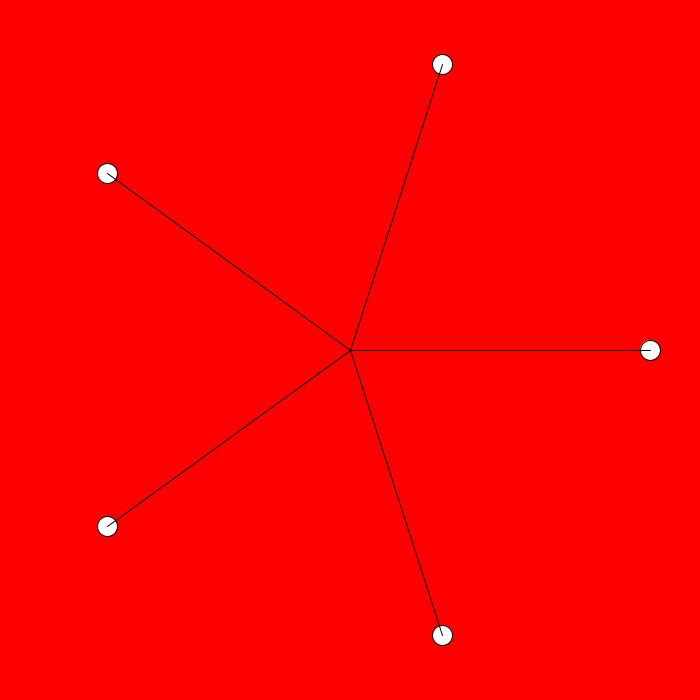
Frame 1 (no input)
Frame 60 (the mouse pressed at the canvas centre just before this capture): identical to frame 1, image omitted
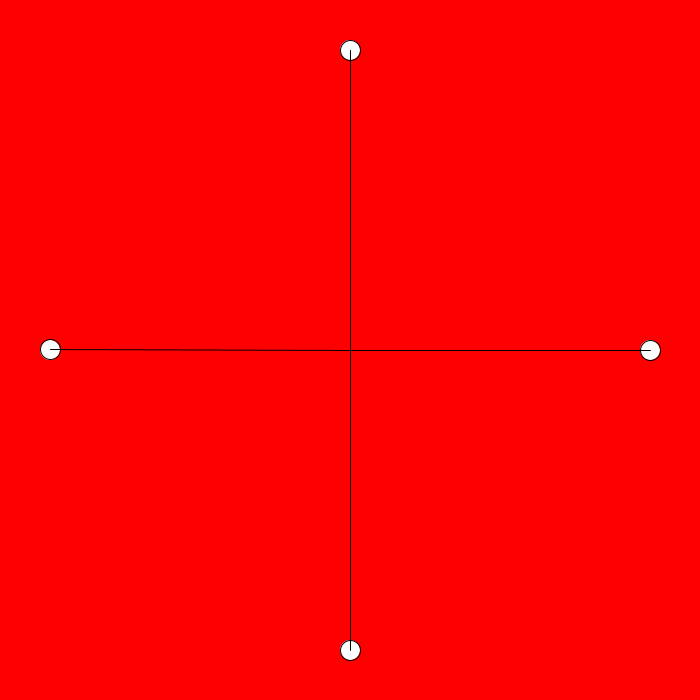
Frame 120 (the mouse held since frame 60 and released just before this capture)

The Processing sketch that drew these frames (run headless with seeded random() and noise(); from frame 60 on, the mouse is pressed at the canvas centre):

// Processing sketch: s07_nestedLoops
// ── s07_nestedLoops.pde
void setup() {
  size(700,700);
}

int n = 5;

void mousePressed() {
  if (mouseButton == LEFT)
    n=n+1; // n++;
  else
    n--;
}

void draw() {
  background(255,0,0);
  float r = 300;
  float theta = 0;
  for (int i = 0; i < n; i++) {
    float x = r*cos(theta);
    float y = r*sin(theta);
    ellipse(width/2+x, width/2+y, 20, 20);
    line(width/2, height/2, width/2+x, width/2+y);
    theta += 2*PI/n;
  }
  
}
